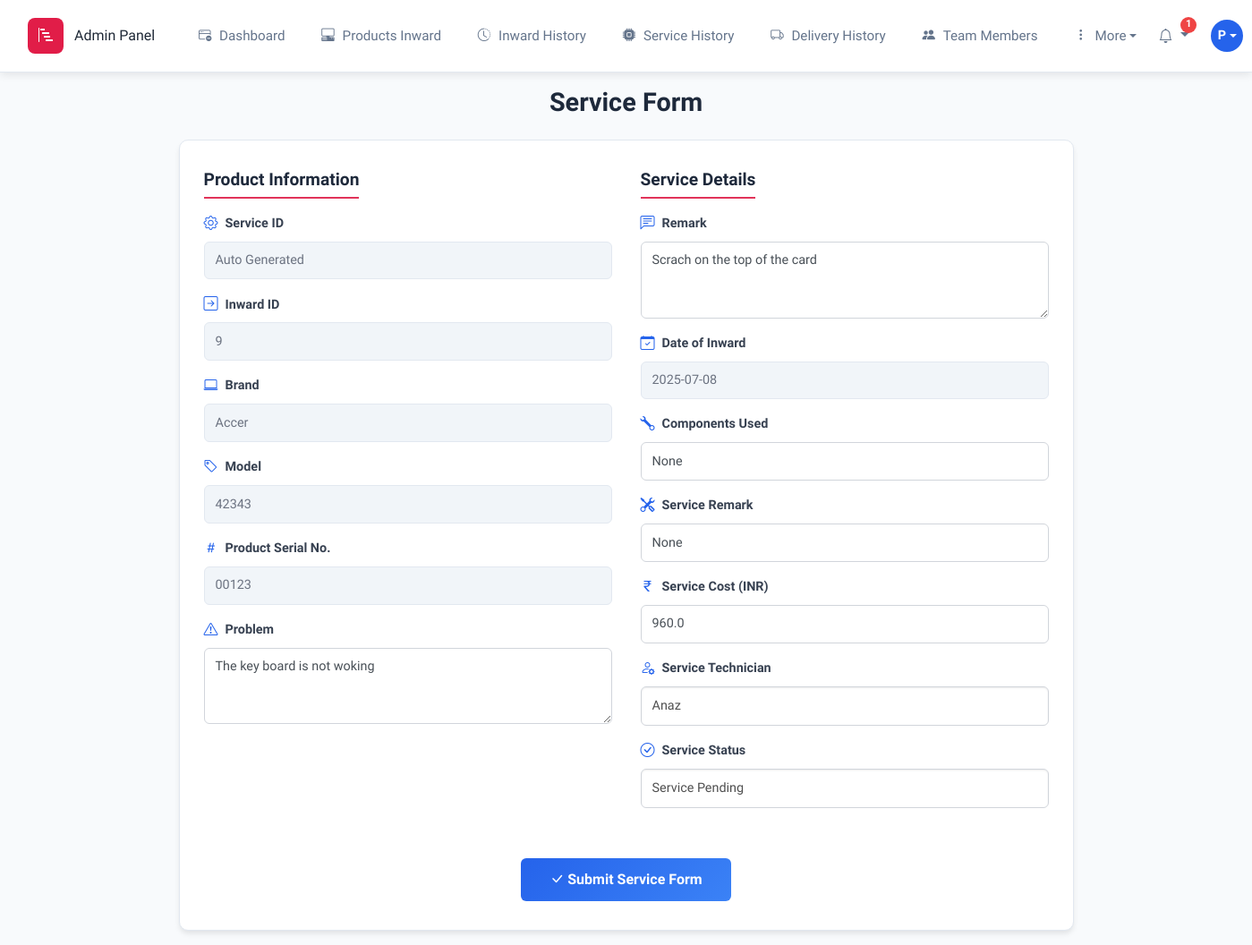
The app's page /service/9/ (signed in), older data.
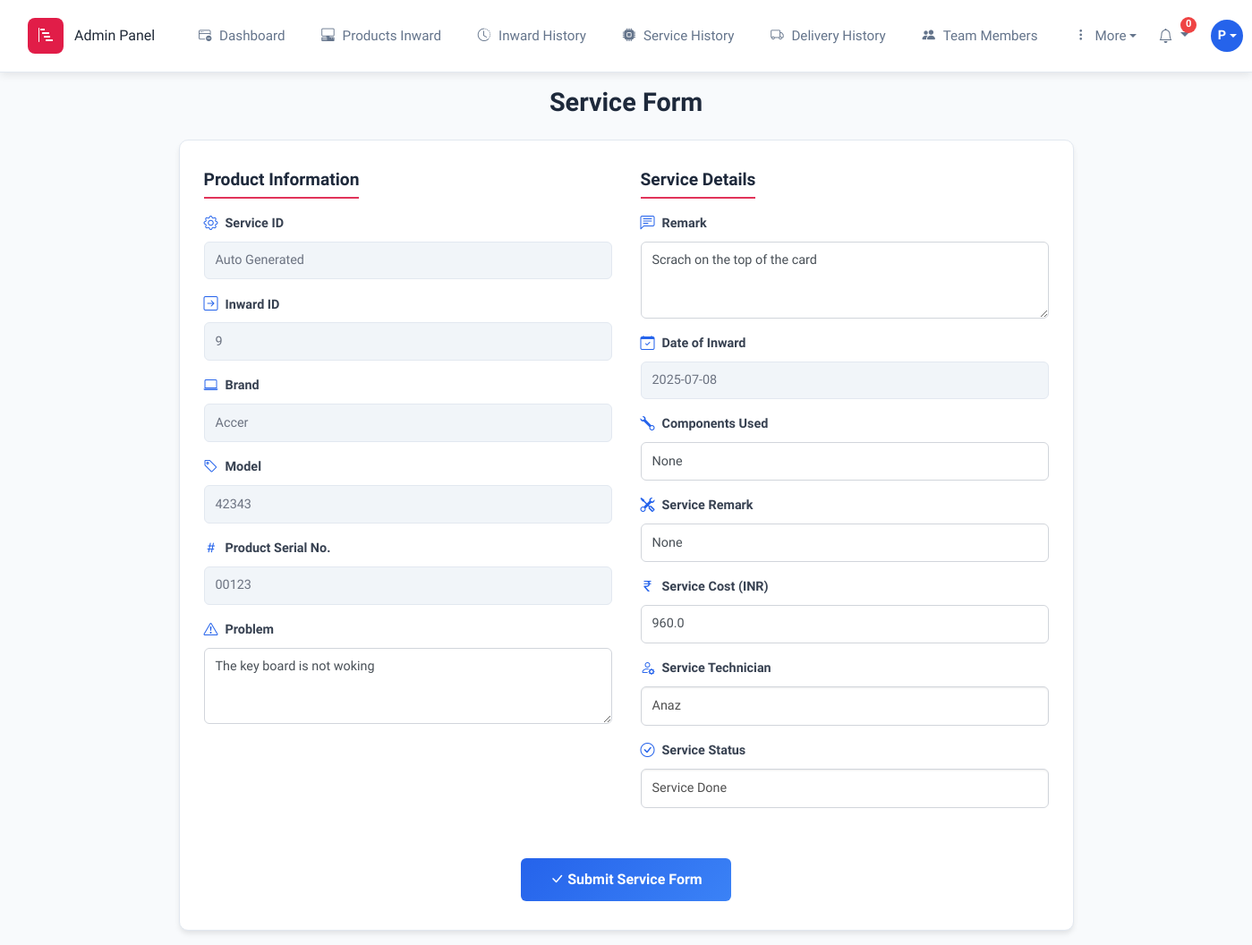
The same page, newer data.
### mainapp/models.py (models this page shows, shortened)
class Service(models.Model):
    service_id = models.CharField(max_length=7, unique=True, editable=False)
    component = models.CharField(max_length=100, null=True)
    serviceRemark = models.CharField(max_length=100, null=True,blank=True)
    serviceStatus = models.CharField(max_length=30, null=True,blank=True)
    serviceCost = models.FloatField(default=0)
    serviceDate = models.DateField(auto_now=True)
    serviceTechnician = models.ForeignKey(Team, on_delete=models.SET_NULL, null=True, related_name='serviceTechnician')
    product = models.ForeignKey(ProductInward, on_delete=models.SET_NULL, null=True ,related_name='service')

class Team(models.Model):
    user = models.OneToOneField(User, on_delete=models.CASCADE)
    empName = models.CharField(max_length=100)
    empEmail = models.EmailField()
    empMobNo = models.BigIntegerField()
    empDOB = models.DateField()
    salary = models.FloatField()
    is_active = models.BooleanField(default=True)
    position = models.CharField(max_length=30, choices=[
        ('Laptop Technician', 'Laptop Technician'),
        ('Computer Technician', 'Computer Technician'),
        ('Chip-level Technician', 'Chip-level Technician'),
        ('Manager', 'Manager'),
        ('HR', 'HR'),
        ('Other Staff', 'Other Staff')], null=False)
    empTerms = models.BooleanField(default=False)
    def __str__(self):
        return str(self.empName) + str(f' ({self.position})')

### mainapp/views.py (the view, shortened to what this page needs)
# urls.py: path('service/<int:pid>/', views.service, name='service'),
@login_required
def service(request, pid):
    product = get_object_or_404(ProductInward, id=pid)
    service = Service.objects.filter(product=product).first()
    technician_positions = ['Laptop Technician', 'Computer Technician', 'Chip-level Technician']
    technicians = Team.objects.filter(position__in=technician_positions, is_active=True)
    print(technicians,"-------------------------------------")
    context = {
        'product': product,
        'service': service,
        'technicians': technicians,
    }
    return render(request, 'serviceForm.html', context)

### mainapp/context_processors.py (called while the page is built)
def notification_context(request):
    context = {
        'notifications': None,
        'unread_count': 0,
        'unread_notifications': None,
        'recent_notifications': None,
    }
    if request.user.is_authenticated:
        notifications = Notification.objects.filter(user=request.user)
        unread_notifications = notifications.filter(is_read=False)
        unread_count = unread_notifications.count()
        recent_notifications = notifications.order_by('-created_at')[:10]
        context.update({
            'notifications': notifications,
            'unread_count': unread_count,
            'unread_notifications': unread_notifications,
            'recent_notifications': recent_notifications,
        })
    return context

### templates/serviceForm.html (shortened to what the changed rows need)
{% extends 'base.html' %}
{% block body %}
<div class="service-form-page">
    <h1 class="form-title">Service Form</h1>
    <div class="form-card">
        <form action="{% url 'service' pid=product.id %}" method="post">
            <div class="form-row">
                <div class="form-column">
                    <div class="form-section">
                        <div class="form-group">
                            <label class="form-label" for="component">
                                <i class="bi bi-wrench"></i>
                                Components Used
                            </label>
                            <input type="text" id="component" class="form-control" name="component" value="{{ service.component }}"/>
                        </div>
                        <div class="form-group">
                            <label class="form-label" for="serviceRemark">
                                <i class="bi bi-tools"></i>
                                Service Remark
                            </label>
                            <input type="text" id="serviceRemark" class="form-control" name="serviceRemark" value="{{ service.serviceRemark }}"/>
                        </div>
                        <div class="form-group">
                            <label class="form-label" for="serviceCost">
                                <i class="bi bi-currency-rupee"></i>
                                Service Cost (INR)
                            </label>
                            <input type="number" id="serviceCost" class="form-control" name="serviceCost" value="{{ service.serviceCost }}"/>
                        </div>
                        <div class="form-group">
                            <label class="form-label" for="serviceTechnician">
                                <i class="bi bi-person-gear"></i>
                                Service Technician
                            </label>
                            <select id="serviceTechnician" class="form-select" name="serviceTechnician">
                                {% for technician in technicians %}
                                <option value="{{ technician.id }}" {% if service and service.serviceTechnician and service.serviceTechnician.id == technician.id %}selected{% endif %}>
                                    {{ technician.empName }}
                                </option>
                                {% endfor %}
                            </select>
                        </div>
                        <div class="form-group">
                            <label class="form-label" for="serviceStatus">
                                <i class="bi bi-check-circle"></i>
                                Service Status
                            </label>
                            <select id="serviceStatus" class="form-select" name="serviceStatus">
                                <option value="Service Done" {% if service.serviceStatus == 'Service Done' %}selected{% endif %}>Service Done</option>
                                <option value="Service Pending" {% if service.serviceStatus == 'Service Pending' %}selected{% endif %}>Service Pending</option>
                            </select>
                        </div>
                    </div>
                </div>
            </div>
        </form>
    </div>
</div>
{% endblock body %}

### templates/base.html (shortened to what the changed rows need)
<!DOCTYPE html>
{% load static %}
<html lang="en">
<head>
    <link rel="stylesheet" href="https://cdnjs.cloudflare.com/ajax/libs/font-awesome/6.0.0/css/all.min.css" />
    <link rel="stylesheet" href="https://cdn.jsdelivr.net/npm/bootstrap-icons@1.13.1/font/bootstrap-icons.min.css">
    <link rel="stylesheet" href="{% static 'css/mdb.min.css' %}" />
    <link rel="stylesheet" href="{% static 'css/bootstrap.min.css' %}">
</head>
<body>
    {% url 'dashboard' as dashboard %}
    {% url 'inward' as inward %}
    {% url 'inwardHistory' as inwardHistory %}
    {% url 'Service' as Service %}
    {% url 'serviceHistory' as serviceHistory %}
    {% url 'deliveryHistory' as deliveryHistory %}
    {% url 'team' as team %}
    <header class="header sticky-top">
        {% if user.is_authenticated %}
        <nav class="navbar admin-navbar ">
            <div class="container-fluid">
                <div class="d-flex align-items-center justify-content-between w-100">
                    <a class="navbar-brand" href="{% url 'dashboard' %}">
                        <div class="brand-icon">
                            <i class="bi bi-bar-chart-steps"></i>
                        </div>
                        {% if request.user.is_superuser %}
                        <span>Admin Panel</span>
                        {% else %}
                        <span>Employee Panel</span>
                        {% endif %}
                    </a>
                    <div class="main-nav" id="mainNav">
                        <a href="{% url 'dashboard' %}"
                            class="nav-item-custom {% if request.path == dashboard %}active{% endif %}">
                            <i class="bi bi-window-dash"></i>
                            Dashboard
                        </a>
                        {% if request.user.is_superuser%}
                        <a href="{% url 'inward' %}"
                            class="nav-item-custom {% if request.path == inward %}active{% endif %}">
                            <i class="bi bi-pc-display-horizontal"></i>
                            Products Inward
                        </a>
                        <a href="{% url 'inwardHistory' %}"
                            class="nav-item-custom {% if request.path == inwardHistory %}active{% endif %}">
                            <i class="bi bi-clock-history"></i>
                            Inward History
                        </a>
                        {% endif %}
                        <a href="{% url 'serviceHistory' %}"
                            class="nav-item-custom {% if request.path == serviceHistory %}active{% endif %}">
                            <i class="bi bi-cpu-fill"></i>
                            Service History
                        </a>
                        <a href="{% url 'deliveryHistory' %}"
                            class="nav-item-custom {% if request.path == deliveryHistory %}active{% endif %}">
                            <i class="bi bi-truck"></i>
                            Delivery History
                        </a>
                        <a href="{% url 'team' %}"
                            class="nav-item-custom {% if request.path == team %}active{% endif %}">
                            <i class="bi bi-people-fill"></i>
                            Team Members
                        </a>
                        {% if request.user.is_superuser%}
                        <div class="dropdown">
                            <button class="nav-item-custom dropdown-toggle" type="button" data-bs-toggle="dropdown"
                                aria-expanded="false">
                                <i class="bi bi-three-dots-vertical"></i>
                                More
                            </button>
                        </div>
                        {% endif %}
                    </div>
                    <div class="right-section d-none d-lg-flex">
                        <div class="dropdown">
                            <button class="notification-btn dropdown-toggle" type="button" data-bs-toggle="dropdown"
                                aria-expanded="false">
                                <i class="bi bi-bell"></i>
                                <span class="notification-badge">{{ unread_count }}</span>
                            </button>
                        </div>
                        <div class="dropdown profile-dropdown">
                            <div class="profile-avatar dropdown-toggle" data-bs-toggle="dropdown" aria-expanded="false">
                                {{ user.first_name.0|default:"A" }}
                            </div>
                        </div>
                    </div>
                </div>
            </div>
        </nav>
        {% endif %}
    </header>
    {% block body %}
    {% endblock body %}
</body>
</html>

Row changes from the older to the newer data that the page shows:
changed Service "None": serviceStatus "Service Pending" → "Service Done"
Text that changed along with them:
{{ unread_count }}: "1" → "0"
